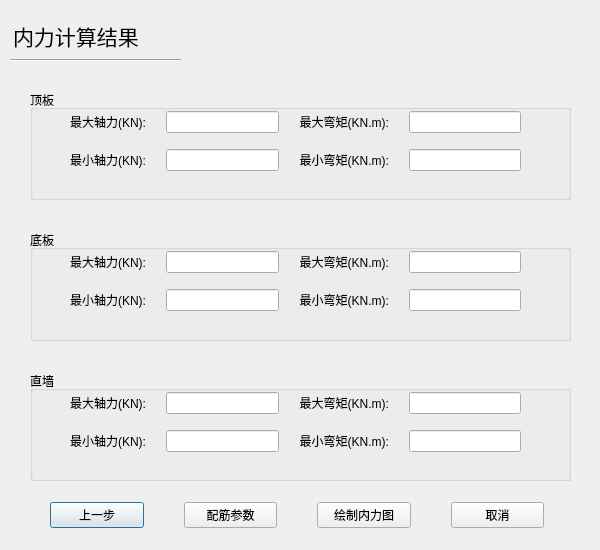
<?xml version="1.0" encoding="UTF-8"?>
<ui version="4.0">
 <class>ResultDialog</class>
 <widget class="QDialog" name="ResultDialog">
  <property name="windowModality">
   <enum>Qt::ApplicationModal</enum>
  </property>
  <property name="geometry">
   <rect>
    <x>0</x>
    <y>0</y>
    <width>600</width>
    <height>550</height>
   </rect>
  </property>
  <property name="windowTitle">
   <string>内力计算结果</string>
  </property>
  <widget class="QLabel" name="label_7">
   <property name="geometry">
    <rect>
     <x>13</x>
     <y>10</y>
     <width>471</width>
     <height>51</height>
    </rect>
   </property>
   <property name="font">
    <font>
     <family>微软雅黑</family>
     <pointsize>16</pointsize>
     <weight>50</weight>
     <bold>false</bold>
    </font>
   </property>
   <property name="lineWidth">
    <number>5</number>
   </property>
   <property name="text">
    <string>内力计算结果</string>
   </property>
  </widget>
  <widget class="Line" name="line">
   <property name="geometry">
    <rect>
     <x>10</x>
     <y>50</y>
     <width>171</width>
     <height>20</height>
    </rect>
   </property>
   <property name="orientation">
    <enum>Qt::Horizontal</enum>
   </property>
  </widget>
  <widget class="QWidget" name="layoutWidget">
   <property name="geometry">
    <rect>
     <x>50</x>
     <y>500</y>
     <width>494</width>
     <height>30</height>
    </rect>
   </property>
   <layout class="QHBoxLayout" name="horizontalLayout_4">
    <property name="spacing">
     <number>40</number>
    </property>
    <item>
     <widget class="QPushButton" name="BtnPre">
      <property name="text">
       <string>上一步</string>
      </property>
     </widget>
    </item>
    <item>
     <widget class="QPushButton" name="BtnPeijinParams">
      <property name="text">
       <string>配筋参数</string>
      </property>
     </widget>
    </item>
    <item>
     <widget class="QPushButton" name="BtnDraw">
      <property name="text">
       <string>绘制内力图</string>
      </property>
     </widget>
    </item>
    <item>
     <widget class="QPushButton" name="BtnCancel">
      <property name="text">
       <string>取消</string>
      </property>
     </widget>
    </item>
   </layout>
  </widget>
  <widget class="QWidget" name="layoutWidget">
   <property name="geometry">
    <rect>
     <x>30</x>
     <y>90</y>
     <width>541</width>
     <height>391</height>
    </rect>
   </property>
   <layout class="QVBoxLayout" name="verticalLayout">
    <property name="spacing">
     <number>30</number>
    </property>
    <item>
     <widget class="QGroupBox" name="groupBox">
      <property name="title">
       <string>顶板</string>
      </property>
      <widget class="QWidget" name="layoutWidget">
       <property name="geometry">
        <rect>
         <x>40</x>
         <y>20</y>
         <width>451</width>
         <height>64</height>
        </rect>
       </property>
       <layout class="QGridLayout" name="gridLayout_2" columnstretch="1,2,1,2">
        <property name="horizontalSpacing">
         <number>20</number>
        </property>
        <property name="verticalSpacing">
         <number>15</number>
        </property>
        <item row="0" column="0">
         <widget class="QLabel" name="label">
          <property name="text">
           <string>最大轴力(KN):</string>
          </property>
          <property name="alignment">
           <set>Qt::AlignRight|Qt::AlignTrailing|Qt::AlignVCenter</set>
          </property>
         </widget>
        </item>
        <item row="0" column="1">
         <widget class="QLineEdit" name="mEdtTopMaxN"/>
        </item>
        <item row="0" column="2">
         <widget class="QLabel" name="label_2">
          <property name="text">
           <string>最大弯矩(KN.m):</string>
          </property>
          <property name="alignment">
           <set>Qt::AlignRight|Qt::AlignTrailing|Qt::AlignVCenter</set>
          </property>
         </widget>
        </item>
        <item row="0" column="3">
         <widget class="QLineEdit" name="mEdtTopMaxM"/>
        </item>
        <item row="1" column="0">
         <widget class="QLabel" name="label_4">
          <property name="text">
           <string>最小轴力(KN):</string>
          </property>
          <property name="alignment">
           <set>Qt::AlignRight|Qt::AlignTrailing|Qt::AlignVCenter</set>
          </property>
         </widget>
        </item>
        <item row="1" column="1">
         <widget class="QLineEdit" name="mEdtTopMinN"/>
        </item>
        <item row="1" column="2">
         <widget class="QLabel" name="label_3">
          <property name="text">
           <string>最小弯矩(KN.m):</string>
          </property>
          <property name="alignment">
           <set>Qt::AlignRight|Qt::AlignTrailing|Qt::AlignVCenter</set>
          </property>
         </widget>
        </item>
        <item row="1" column="3">
         <widget class="QLineEdit" name="mEdtTopMinM"/>
        </item>
       </layout>
      </widget>
     </widget>
    </item>
    <item>
     <widget class="QGroupBox" name="groupBox_2">
      <property name="title">
       <string>底板</string>
      </property>
      <widget class="QWidget" name="layoutWidget_2">
       <property name="geometry">
        <rect>
         <x>40</x>
         <y>20</y>
         <width>451</width>
         <height>64</height>
        </rect>
       </property>
       <layout class="QGridLayout" name="gridLayout_3" columnstretch="1,2,1,2">
        <property name="horizontalSpacing">
         <number>20</number>
        </property>
        <property name="verticalSpacing">
         <number>15</number>
        </property>
        <item row="0" column="0">
         <widget class="QLabel" name="label_5">
          <property name="text">
           <string>最大轴力(KN):</string>
          </property>
          <property name="alignment">
           <set>Qt::AlignRight|Qt::AlignTrailing|Qt::AlignVCenter</set>
          </property>
         </widget>
        </item>
        <item row="0" column="1">
         <widget class="QLineEdit" name="mEdtBottomMaxN"/>
        </item>
        <item row="0" column="2">
         <widget class="QLabel" name="label_6">
          <property name="text">
           <string>最大弯矩(KN.m):</string>
          </property>
          <property name="alignment">
           <set>Qt::AlignRight|Qt::AlignTrailing|Qt::AlignVCenter</set>
          </property>
         </widget>
        </item>
        <item row="0" column="3">
         <widget class="QLineEdit" name="mEdtBottomMaxM"/>
        </item>
        <item row="1" column="0">
         <widget class="QLabel" name="label_8">
          <property name="text">
           <string>最小轴力(KN):</string>
          </property>
          <property name="alignment">
           <set>Qt::AlignRight|Qt::AlignTrailing|Qt::AlignVCenter</set>
          </property>
         </widget>
        </item>
        <item row="1" column="1">
         <widget class="QLineEdit" name="mEdtBottomMinN"/>
        </item>
        <item row="1" column="2">
         <widget class="QLabel" name="label_9">
          <property name="text">
           <string>最小弯矩(KN.m):</string>
          </property>
          <property name="alignment">
           <set>Qt::AlignRight|Qt::AlignTrailing|Qt::AlignVCenter</set>
          </property>
         </widget>
        </item>
        <item row="1" column="3">
         <widget class="QLineEdit" name="mEdtBottomMinM"/>
        </item>
       </layout>
      </widget>
     </widget>
    </item>
    <item>
     <widget class="QGroupBox" name="groupBox_3">
      <property name="title">
       <string>直墙</string>
      </property>
      <widget class="QWidget" name="layoutWidget_3">
       <property name="geometry">
        <rect>
         <x>40</x>
         <y>20</y>
         <width>451</width>
         <height>64</height>
        </rect>
       </property>
       <layout class="QGridLayout" name="gridLayout_4" columnstretch="1,2,1,2">
        <property name="horizontalSpacing">
         <number>20</number>
        </property>
        <property name="verticalSpacing">
         <number>15</number>
        </property>
        <item row="0" column="0">
         <widget class="QLabel" name="label_10">
          <property name="text">
           <string>最大轴力(KN):</string>
          </property>
          <property name="alignment">
           <set>Qt::AlignRight|Qt::AlignTrailing|Qt::AlignVCenter</set>
          </property>
         </widget>
        </item>
        <item row="0" column="1">
         <widget class="QLineEdit" name="mEdtWallMaxN"/>
        </item>
        <item row="0" column="2">
         <widget class="QLabel" name="label_11">
          <property name="text">
           <string>最大弯矩(KN.m):</string>
          </property>
          <property name="alignment">
           <set>Qt::AlignRight|Qt::AlignTrailing|Qt::AlignVCenter</set>
          </property>
         </widget>
        </item>
        <item row="0" column="3">
         <widget class="QLineEdit" name="mEdtWallMaxM"/>
        </item>
        <item row="1" column="0">
         <widget class="QLabel" name="label_12">
          <property name="text">
           <string>最小轴力(KN):</string>
          </property>
          <property name="alignment">
           <set>Qt::AlignRight|Qt::AlignTrailing|Qt::AlignVCenter</set>
          </property>
         </widget>
        </item>
        <item row="1" column="1">
         <widget class="QLineEdit" name="mEdtWallMinN"/>
        </item>
        <item row="1" column="2">
         <widget class="QLabel" name="label_13">
          <property name="text">
           <string>最小弯矩(KN.m):</string>
          </property>
          <property name="alignment">
           <set>Qt::AlignRight|Qt::AlignTrailing|Qt::AlignVCenter</set>
          </property>
         </widget>
        </item>
        <item row="1" column="3">
         <widget class="QLineEdit" name="mEdtWallMinM"/>
        </item>
       </layout>
      </widget>
     </widget>
    </item>
   </layout>
  </widget>
 </widget>
 <resources/>
 <connections/>
</ui>
